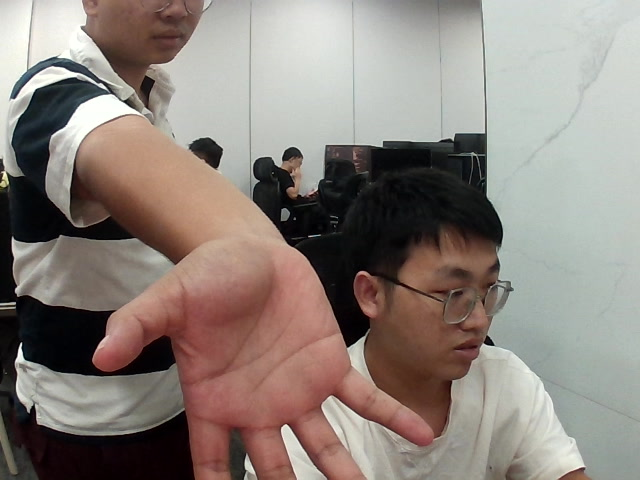
#> input picture src/8.jpg, 640 x 480 px
$ python yolo_poserk1.py
#> lines starting #> are read from the running program, lines starting #| are printed output that depends on the picture; long printed decimals are rounded
#> further down, img is the input picture: shape (480, 640, 3); mean B, G, R 123.9, 130.7, 140.9
import cv2
import numpy as np
import sys
from rknnlite.api import RKNNLite

# 定义输入大小为224×224
INPUT_WIDTH = 224
INPUT_HEIGHT = 224

# 手部关键点连接关系
hand_skeleton = [
    [0, 1], [1, 2], [2, 3], [3, 4],  # 拇指
    [0, 5], [5, 6], [6, 7], [7, 8],  # 食指
    [0, 9], [9, 10], [10, 11], [11, 12],  # 中指
    [0, 13], [13, 14], [14, 15], [15, 16],  # 无名指
    [0, 17], [17, 18], [18, 19], [19, 20]   # 小指
]

# 手部关键点颜色
keypoint_colors = [
    (255, 255, 255),  # 关键点颜色（白色）
] * 21

# 手指连接线颜色
connection_colors = [
    (0, 0, 255),    # 拇指 - 红色
    (0, 128, 255),  # 食指 - 橙色
    (0, 255, 255),  # 中指 - 黄色
    (0, 255, 0),    # 无名指 - 绿色
    (255, 0, 0)     # 小指 - 蓝色
]

def preprocess_warpAffine(image):
    scale = min((INPUT_WIDTH / image.shape[1], INPUT_HEIGHT / image.shape[0]))
#> scale = 0.35
    ox = (INPUT_WIDTH  - scale * image.shape[1]) / 2
#> ox = 0
    oy = (INPUT_HEIGHT - scale * image.shape[0]) / 2
#> oy = 28
    M = np.array([
        [scale, 0, ox],
        [0, scale, oy]
    ], dtype=np.float32)
#> M = [[0.35, 0, 0], [0, 0.35, 28]]

    img_pre = cv2.warpAffine(image, M, (INPUT_WIDTH, INPUT_HEIGHT), flags=cv2.INTER_LINEAR,
                             borderMode=cv2.BORDER_CONSTANT, borderValue=(114, 114, 114))
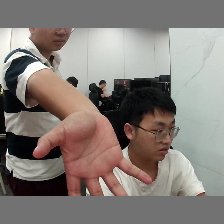
#> img_pre: shape (224, 224, 3); mean B, G, R 121.5, 126.5, 134.2
    IM = cv2.invertAffineTransform(M)
#> IM = [[2.86, 0, 0], [0, 2.86, -80]]

    # 图像预处理：BGR转RGB，归一化到0-1
    img_pre = (img_pre[...,::-1] / 255.0).astype(np.float32)
    # 调整数据格式为NCHW (1, 3, 224, 224)以适应RKNN输入
    img_pre = img_pre.transpose(2, 0, 1)[None]
    return img_pre, IM

# [108 lines left out: functions iou, NMS, postprocess, hsv2bgr, random_color, not called in this run]

if __name__ == "__main__":
    # 读取测试图像
    img = cv2.imread("8.jpg")  # 使用手部图像进行测试
    if img is None:
        print("无法读取图像，请检查路径")
        sys.exit(1)

    # 预处理图像
    img_pre, IM = preprocess_warpAffine(img)
#> IM = [[2.86, 0, 0], [0, 2.86, -80]]

    # 打印输入张量信息 - 与PyTorch版本格式一致
    print("\n===== 输入张量信息 =====")
    print(f"形状: {img_pre.shape}")
#| 形状: (1, 3, 224, 224)
    print(f"数据类型: {img_pre.dtype}")
#| 数据类型: float32
    print(f"数值范围: [{img_pre.min():.4f}, {img_pre.max():.4f}]")
#| 数值范围: [0.0000, 1.0000]

    # 打印前5个像素值示例 - 修改为与PyTorch版本完全相同的采样位置和打印格式
    # 使用与PyTorch版本相同的坐标范围 (100:105, 100:105)
    sample_pixels = img_pre[0, 0, 100:105, 100:105].flatten()
#> sample_pixels = 25 values, max 0.427 at index 10, min 0.0196 at index 8, mean 0.144
    # 直接打印数组，不进行额外格式化
    print(f"前5个像素值示例: {sample_pixels}")
#| 前5个像素值示例: [0.05098 0.03922 0.02353 0.1098 0.1294 0.4196
#|  0.03529 0.03529 0.01961 0.03529 0.4275 0.3725
#|  0.03529 0.02353 0.01961 0.4275 0.4157 0.03529
#|  0.03529 0.02353 0.4196 0.1333 0.05098 0.2549
#|  0.01961]

    # 打印模型摘要信息
    print("YOLOv8n-pose summary (RKNN): 81 layers, 3,379,496 parameters, 9.6 GFLOPs")

    # ---------- RKNN 初始化 ----------
    print("\nInitializing RKNNLite...")
#> (the run stopped early here; a loop or call above may not have finished)
